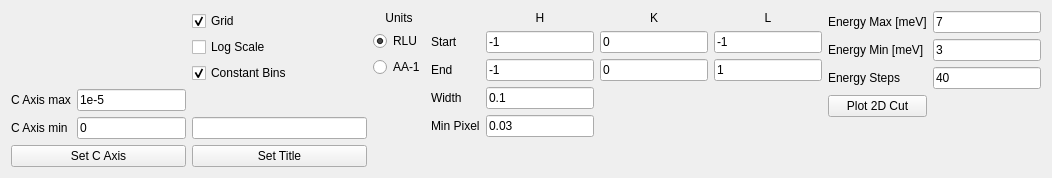
<?xml version="1.0" encoding="UTF-8"?>
<ui version="4.0">
 <class>Form</class>
 <widget class="QWidget" name="Form">
  <property name="geometry">
   <rect>
    <x>0</x>
    <y>0</y>
    <width>1052</width>
    <height>178</height>
   </rect>
  </property>
  <property name="windowTitle">
   <string>Form</string>
  </property>
  <layout class="QHBoxLayout" name="horizontalLayout">
   <item>
    <layout class="QVBoxLayout" name="verticalLayout_6">
     <item>
      <layout class="QHBoxLayout" name="horizontalLayout_2">
       <item>
        <layout class="QGridLayout" name="gridLayout_2">
         <item row="1" column="0">
          <widget class="QLabel" name="label_7">
           <property name="text">
            <string>C Axis max</string>
           </property>
          </widget>
         </item>
         <item row="1" column="1">
          <widget class="QLineEdit" name="QELine_CAxisMax_lineEdit">
           <property name="text">
            <string>1e-5</string>
           </property>
          </widget>
         </item>
         <item row="2" column="1">
          <widget class="QLineEdit" name="QELine_CAxisMin_lineEdit">
           <property name="text">
            <string>0</string>
           </property>
          </widget>
         </item>
         <item row="2" column="0">
          <widget class="QLabel" name="label_6">
           <property name="text">
            <string>C Axis min</string>
           </property>
          </widget>
         </item>
         <item row="0" column="1">
          <spacer name="verticalSpacer_4">
           <property name="orientation">
            <enum>Qt::Vertical</enum>
           </property>
           <property name="sizeHint" stdset="0">
            <size>
             <width>20</width>
             <height>3</height>
            </size>
           </property>
          </spacer>
         </item>
        </layout>
       </item>
      </layout>
     </item>
     <item>
      <widget class="QPushButton" name="QELine_setCAxis_button">
       <property name="text">
        <string>Set C Axis</string>
       </property>
      </widget>
     </item>
    </layout>
   </item>
   <item>
    <layout class="QVBoxLayout" name="verticalLayout_2">
     <item>
      <widget class="QCheckBox" name="QELine_Grid_checkBox">
       <property name="text">
        <string>Grid</string>
       </property>
       <property name="checked">
        <bool>true</bool>
       </property>
      </widget>
     </item>
     <item>
      <widget class="QCheckBox" name="QELine_LogScale_checkBox">
       <property name="text">
        <string>Log Scale</string>
       </property>
      </widget>
     </item>
     <item>
      <widget class="QCheckBox" name="QELine_ConstantBins_checkBox">
       <property name="text">
        <string>Constant Bins</string>
       </property>
       <property name="checked">
        <bool>true</bool>
       </property>
      </widget>
     </item>
     <item>
      <spacer name="verticalSpacer_5">
       <property name="orientation">
        <enum>Qt::Vertical</enum>
       </property>
       <property name="sizeHint" stdset="0">
        <size>
         <width>20</width>
         <height>3</height>
        </size>
       </property>
      </spacer>
     </item>
     <item>
      <widget class="QLineEdit" name="QELine_SetTitle_lineEdit"/>
     </item>
     <item>
      <widget class="QPushButton" name="QELine_SetTitle_button">
       <property name="text">
        <string>Set Title</string>
       </property>
      </widget>
     </item>
    </layout>
   </item>
   <item>
    <layout class="QVBoxLayout" name="verticalLayout_5">
     <item>
      <widget class="QLabel" name="label_3">
       <property name="text">
        <string>Units</string>
       </property>
       <property name="alignment">
        <set>Qt::AlignCenter</set>
       </property>
      </widget>
     </item>
     <item>
      <widget class="QRadioButton" name="QELine_SelectUnits_RLU_radioButton">
       <property name="text">
        <string>RLU</string>
       </property>
       <property name="checked">
        <bool>true</bool>
       </property>
      </widget>
     </item>
     <item>
      <widget class="QRadioButton" name="QELine_SelectUnits_AA_radioButton">
       <property name="text">
        <string>AA-1</string>
       </property>
      </widget>
     </item>
     <item>
      <spacer name="verticalSpacer_3">
       <property name="orientation">
        <enum>Qt::Vertical</enum>
       </property>
       <property name="sizeHint" stdset="0">
        <size>
         <width>20</width>
         <height>3</height>
        </size>
       </property>
      </spacer>
     </item>
    </layout>
   </item>
   <item>
    <layout class="QGridLayout" name="gridLayout_3">
     <item row="4" column="1">
      <widget class="QLineEdit" name="QELine_Width_lineEdit">
       <property name="text">
        <string>0.1</string>
       </property>
      </widget>
     </item>
     <item row="2" column="3">
      <widget class="QLineEdit" name="QELine_LStart_lineEdit">
       <property name="text">
        <string>-1</string>
       </property>
      </widget>
     </item>
     <item row="3" column="3">
      <widget class="QLineEdit" name="QELine_LEnd_lineEdit">
       <property name="text">
        <string>1</string>
       </property>
      </widget>
     </item>
     <item row="3" column="1">
      <widget class="QLineEdit" name="QELine_HEnd_lineEdit">
       <property name="text">
        <string>-1</string>
       </property>
      </widget>
     </item>
     <item row="1" column="3">
      <widget class="QLabel" name="QELine_LLabel">
       <property name="text">
        <string>L</string>
       </property>
       <property name="alignment">
        <set>Qt::AlignCenter</set>
       </property>
      </widget>
     </item>
     <item row="3" column="0">
      <widget class="QLabel" name="label_11">
       <property name="text">
        <string>End</string>
       </property>
      </widget>
     </item>
     <item row="5" column="1">
      <widget class="QLineEdit" name="QELine_MinPixel_lineEdit">
       <property name="text">
        <string>0.03</string>
       </property>
      </widget>
     </item>
     <item row="1" column="2">
      <widget class="QLabel" name="QELine_KLabel">
       <property name="text">
        <string>K</string>
       </property>
       <property name="alignment">
        <set>Qt::AlignCenter</set>
       </property>
      </widget>
     </item>
     <item row="2" column="2">
      <widget class="QLineEdit" name="QELine_KStart_lineEdit">
       <property name="text">
        <string>0</string>
       </property>
      </widget>
     </item>
     <item row="4" column="0">
      <widget class="QLabel" name="label_4">
       <property name="text">
        <string>Width</string>
       </property>
      </widget>
     </item>
     <item row="2" column="1">
      <widget class="QLineEdit" name="QELine_HStart_lineEdit">
       <property name="text">
        <string>-1</string>
       </property>
      </widget>
     </item>
     <item row="5" column="0">
      <widget class="QLabel" name="label_5">
       <property name="text">
        <string>Min Pixel</string>
       </property>
      </widget>
     </item>
     <item row="2" column="0">
      <widget class="QLabel" name="label_10">
       <property name="text">
        <string>Start</string>
       </property>
      </widget>
     </item>
     <item row="1" column="1">
      <widget class="QLabel" name="QELine_HLabel">
       <property name="text">
        <string>H</string>
       </property>
       <property name="alignment">
        <set>Qt::AlignCenter</set>
       </property>
      </widget>
     </item>
     <item row="3" column="2">
      <widget class="QLineEdit" name="QELine_KEnd_lineEdit">
       <property name="text">
        <string>0</string>
       </property>
      </widget>
     </item>
     <item row="6" column="1">
      <spacer name="verticalSpacer_2">
       <property name="orientation">
        <enum>Qt::Vertical</enum>
       </property>
       <property name="sizeHint" stdset="0">
        <size>
         <width>20</width>
         <height>3</height>
        </size>
       </property>
      </spacer>
     </item>
    </layout>
   </item>
   <item>
    <layout class="QGridLayout" name="gridLayout">
     <item row="2" column="0">
      <widget class="QLabel" name="label_2">
       <property name="text">
        <string>Energy Steps</string>
       </property>
      </widget>
     </item>
     <item row="2" column="1">
      <widget class="QLineEdit" name="QELine_NPoints_lineEdit">
       <property name="text">
        <string>40</string>
       </property>
      </widget>
     </item>
     <item row="3" column="0">
      <widget class="QPushButton" name="QELine_plot_button">
       <property name="text">
        <string>Plot 2D Cut</string>
       </property>
      </widget>
     </item>
     <item row="1" column="0">
      <widget class="QLabel" name="label">
       <property name="text">
        <string>Energy Min [meV]</string>
       </property>
      </widget>
     </item>
     <item row="0" column="0">
      <widget class="QLabel" name="label_9">
       <property name="text">
        <string>Energy Max [meV]</string>
       </property>
      </widget>
     </item>
     <item row="0" column="1">
      <widget class="QLineEdit" name="QELine_EMax_lineEdit">
       <property name="text">
        <string>7</string>
       </property>
      </widget>
     </item>
     <item row="1" column="1">
      <widget class="QLineEdit" name="QELine_EMin_lineEdit">
       <property name="text">
        <string>3</string>
       </property>
      </widget>
     </item>
     <item row="4" column="0">
      <spacer name="verticalSpacer">
       <property name="orientation">
        <enum>Qt::Vertical</enum>
       </property>
       <property name="sizeHint" stdset="0">
        <size>
         <width>20</width>
         <height>3</height>
        </size>
       </property>
      </spacer>
     </item>
    </layout>
   </item>
   <item>
    <layout class="QVBoxLayout" name="verticalLayout"/>
   </item>
  </layout>
 </widget>
 <tabstops>
  <tabstop>QELine_CAxisMax_lineEdit</tabstop>
  <tabstop>QELine_CAxisMin_lineEdit</tabstop>
  <tabstop>QELine_setCAxis_button</tabstop>
  <tabstop>QELine_Grid_checkBox</tabstop>
  <tabstop>QELine_LogScale_checkBox</tabstop>
  <tabstop>QELine_ConstantBins_checkBox</tabstop>
  <tabstop>QELine_SetTitle_lineEdit</tabstop>
  <tabstop>QELine_SetTitle_button</tabstop>
  <tabstop>QELine_SelectUnits_RLU_radioButton</tabstop>
  <tabstop>QELine_SelectUnits_AA_radioButton</tabstop>
  <tabstop>QELine_HStart_lineEdit</tabstop>
  <tabstop>QELine_KStart_lineEdit</tabstop>
  <tabstop>QELine_LStart_lineEdit</tabstop>
  <tabstop>QELine_HEnd_lineEdit</tabstop>
  <tabstop>QELine_KEnd_lineEdit</tabstop>
  <tabstop>QELine_LEnd_lineEdit</tabstop>
  <tabstop>QELine_Width_lineEdit</tabstop>
  <tabstop>QELine_MinPixel_lineEdit</tabstop>
  <tabstop>QELine_EMax_lineEdit</tabstop>
  <tabstop>QELine_EMin_lineEdit</tabstop>
  <tabstop>QELine_NPoints_lineEdit</tabstop>
  <tabstop>QELine_plot_button</tabstop>
 </tabstops>
 <resources/>
 <connections/>
</ui>
